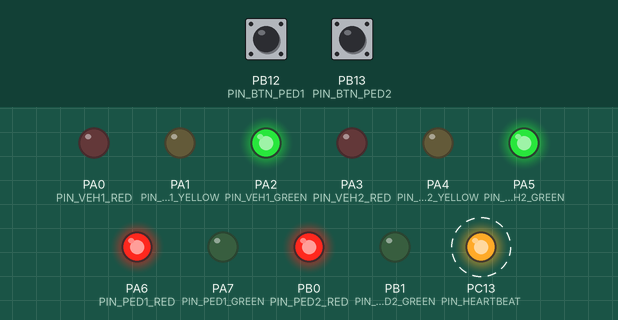
A sketch run on a simulated STM32 Blue Pill. On the bench: output pins drawn as LEDs (lit = HIGH). Dashed ring = blinking. The test bench sets the inputs (shaded band); at power-on: PB12 (PIN_BTN_PED1) LOW, PB13 (PIN_BTN_PED2) LOW.

Above: at 1.2 s.
1.3 s: PB12 (PIN_BTN_PED1) pulled HIGH for 0.15 s
At 7.4 s:
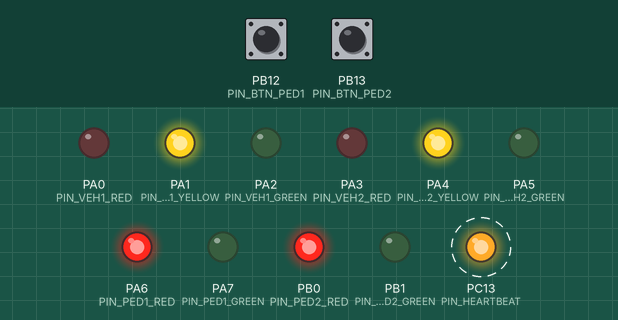
At 10.3 s:
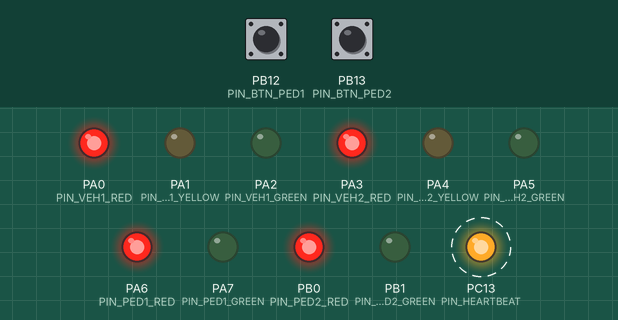
Timing chart, 0 to 19.4 s (numbered marks = the images above; inputs shaded):
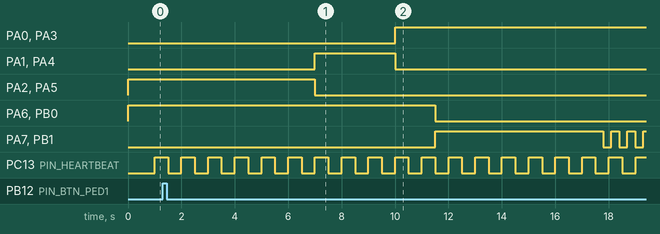

The sketch:

3ledway.ino
```cpp
//add#include <Arduino.h>

// ==========================================
// PIN DEFINITIONS
// ==========================================

// Vehicle 1 Traffic Light (North/South)
const int PIN_VEH1_RED    = PA0;
const int PIN_VEH1_YELLOW = PA1;
const int PIN_VEH1_GREEN  = PA2;

// Vehicle 2 Traffic Light (East/West)
const int PIN_VEH2_RED    = PA3;
const int PIN_VEH2_YELLOW = PA4;
const int PIN_VEH2_GREEN  = PA5;

// Pedestrian Crosswalk Signals
const int PIN_PED1_RED    = PA6;
const int PIN_PED1_GREEN  = PA7;
const int PIN_PED2_RED    = PB0;
const int PIN_PED2_GREEN  = PB1;

// Pedestrian Pushbuttons (Active HIGH with external 10k pull-downs)
const int PIN_BTN_PED1    = PB12;
const int PIN_BTN_PED2    = PB13;

// Onboard Heartbeat LED (Active LOW on STM32 Blue Pill)
const int PIN_HEARTBEAT   = PC13;

// ==========================================
// TIMING CONSTANTS (Milliseconds)
// ==========================================
const unsigned long BUTTON_WINDOW_TIME     = 30000; // 30-second window
const unsigned long MIN_VEHICLE_GREEN_TIME = 7000;  // Minimum green before allowing change
const unsigned long VEHICLE_YELLOW_TIME    = 3000;  // Yellow stopping duration
const unsigned long ALL_RED_CLEARANCE_TIME = 1500;  // All-red safety buffer
const unsigned long PEDESTRIAN_WALK_TIME   = 6000;  // Pedestrian walk green duration
const unsigned long PED_FLASH_DURATION     = 3000;  // Warning flash before walk ends
const unsigned long FLASH_INTERVAL         = 300;   // Green flash toggle interval
const unsigned long VEH_RELEASE_YELLOW     = 2000;  // Standalone Yellow duration before Green

// ==========================================
// FINITE STATE MACHINE (FSM) STATES
// ==========================================
enum TrafficState {
  STATE_VEHICLE_GREEN,    // Vehicles: GREEN | Pedestrians: RED
  STATE_VEHICLE_YELLOW,   // Vehicles: YELLOW only | Pedestrians: RED
  STATE_ALL_RED_PRE_PED,  // Vehicles: RED only | Pedestrians: RED (Safety gap)
  STATE_PEDESTRIAN_WALK,  // Vehicles: RED only | Pedestrians: GREEN
  STATE_PEDESTRIAN_FLASH, // Vehicles: RED only | Pedestrians: GREEN FLASHING
  STATE_ALL_RED_POST_PED, // Step 1 Release: RED only | Pedestrians: RED
  STATE_VEHICLE_RELEASE_Y // Step 2 Release: YELLOW only (Red turned OFF) | Pedestrians: RED
                          // Step 3 Release: Transitions to STATE_VEHICLE_GREEN
};

TrafficState currentState = STATE_VEHICLE_GREEN;

// ==========================================
// TRACKING VARIABLES
// ==========================================
unsigned long stateStartTime       = 0;
unsigned long windowStartTime      = 0;
unsigned long lastFlashToggle      = 0;
unsigned long lastHeartbeat        = 0;

int  pressCountInWindow            = 0;
bool pedestrianCallPending         = false;
bool lastBtn1Reading               = LOW;
bool lastBtn2Reading               = LOW;
bool flashState                    = false;
bool heartbeatState                = false;

// ==========================================
// OUTPUT HELPER
// ==========================================
void setOutputs(bool v1R, bool v1Y, bool v1G,
                bool v2R, bool v2Y, bool v2G,
                bool p1R, bool p1G,
                bool p2R, bool p2G) {
  digitalWrite(PIN_VEH1_RED,    v1R ? HIGH : LOW);
  digitalWrite(PIN_VEH1_YELLOW, v1Y ? HIGH : LOW);
  digitalWrite(PIN_VEH1_GREEN,  v1G ? HIGH : LOW);

  digitalWrite(PIN_VEH2_RED,    v2R ? HIGH : LOW);
  digitalWrite(PIN_VEH2_YELLOW, v2Y ? HIGH : LOW);
  digitalWrite(PIN_VEH2_GREEN,  v2G ? HIGH : LOW);

  digitalWrite(PIN_PED1_RED,    p1R ? HIGH : LOW);
  digitalWrite(PIN_PED1_GREEN,  p1G ? HIGH : LOW);
  digitalWrite(PIN_PED2_RED,    p2R ? HIGH : LOW);
  digitalWrite(PIN_PED2_GREEN,  p2G ? HIGH : LOW);
}

void transitionTo(TrafficState newState) {
  currentState = newState;
  stateStartTime = millis();
}

// ==========================================
// SETUP
// ==========================================
void setup() {
  // Vehicle 1 Pins
  pinMode(PIN_VEH1_RED,    OUTPUT);
  pinMode(PIN_VEH1_YELLOW, OUTPUT);
  pinMode(PIN_VEH1_GREEN,  OUTPUT);

  // Vehicle 2 Pins
  pinMode(PIN_VEH2_RED,    OUTPUT);
  pinMode(PIN_VEH2_YELLOW, OUTPUT);
  pinMode(PIN_VEH2_GREEN,  OUTPUT);

  // Pedestrian Pins
  pinMode(PIN_PED1_RED,    OUTPUT);
  pinMode(PIN_PED1_GREEN,  OUTPUT);
  pinMode(PIN_PED2_RED,    OUTPUT);
  pinMode(PIN_PED2_GREEN,  OUTPUT);

  // Heartbeat Indicator
  pinMode(PIN_HEARTBEAT,   OUTPUT);

  // Button Inputs (Active HIGH)
  pinMode(PIN_BTN_PED1,    INPUT);
  pinMode(PIN_BTN_PED2,    INPUT);

  // Initial State: Vehicles GREEN, Pedestrians RED
  windowStartTime = millis();
  transitionTo(STATE_VEHICLE_GREEN);
  setOutputs(false, false, true,   // Veh 1: Green
             false, false, true,   // Veh 2: Green
             true,  false,         // Ped 1: Red
             true,  false);        // Ped 2: Red
}

// ==========================================
// MAIN LOOP
// ==========================================
void loop() {
  unsigned long now = millis();

  // 1. Heartbeat LED monitor (500ms toggle)
  if (now - lastHeartbeat >= 500) {
    lastHeartbeat = now;
    heartbeatState = !heartbeatState;
    digitalWrite(PIN_HEARTBEAT, heartbeatState ? LOW : HIGH); // Active LOW on PC13
  }

  // 2. 30-Second Rolling Window (Max 2 button presses allowed)
  if (now - windowStartTime >= BUTTON_WINDOW_TIME) {
    windowStartTime = now;
    pressCountInWindow = 0;
  }

  // 3. Debounced Button Polling
  bool curBtn1 = digitalRead(PIN_BTN_PED1);
  bool curBtn2 = digitalRead(PIN_BTN_PED2);

  if ((curBtn1 == HIGH && lastBtn1Reading == LOW) ||
      (curBtn2 == HIGH && lastBtn2Reading == LOW)) {
    if (pressCountInWindow < 2) {
      pressCountInWindow++;
      pedestrianCallPending = true;
    }
    delay(50); // Contact debounce
  }
  lastBtn1Reading = curBtn1;
  lastBtn2Reading = curBtn2;

  // 4. Finite State Machine Transitions
  switch (currentState) {

    // VEHICLES: GREEN | PEDESTRIANS: RED
    case STATE_VEHICLE_GREEN:
      setOutputs(false, false, true,
                 false, false, true,
                 true,  false,
                 true,  false);

      if (pedestrianCallPending && (now - stateStartTime >= MIN_VEHICLE_GREEN_TIME)) {
        pedestrianCallPending = false;
        transitionTo(STATE_VEHICLE_YELLOW);
      }
      break;

    // VEHICLES: YELLOW ONLY | PEDESTRIANS: RED
    case STATE_VEHICLE_YELLOW:
      setOutputs(false, true,  false,
                 false, true,  false,
                 true,  false,
                 true,  false);

      if (now - stateStartTime >= VEHICLE_YELLOW_TIME) {
        transitionTo(STATE_ALL_RED_PRE_PED);
      }
      break;

    // ALL SIGNALS: RED
    case STATE_ALL_RED_PRE_PED:
      setOutputs(true, false, false,
                 true, false, false,
                 true, false,
                 true, false);

      if (now - stateStartTime >= ALL_RED_CLEARANCE_TIME) {
        transitionTo(STATE_PEDESTRIAN_WALK);
      }
      break;

    // VEHICLES: RED ONLY | PEDESTRIANS: WALK (GREEN)
    case STATE_PEDESTRIAN_WALK:
      setOutputs(true, false, false,
                 true, false, false,
                 false, true,
                 false, true);

      if (now - stateStartTime >= PEDESTRIAN_WALK_TIME) {
        lastFlashToggle = now;
        flashState = true;
        transitionTo(STATE_PEDESTRIAN_FLASH);
      }
      break;

    // VEHICLES: RED ONLY | PEDESTRIANS: GREEN FLASHING
    case STATE_PEDESTRIAN_FLASH:
      if (now - lastFlashToggle >= FLASH_INTERVAL) {
        lastFlashToggle = now;
        flashState = !flashState;
      }

      setOutputs(true, false, false,
                 true, false, false,
                 false, flashState,
                 false, flashState);

      if (now - stateStartTime >= PED_FLASH_DURATION) {
        transitionTo(STATE_ALL_RED_POST_PED);
      }
      break;

    // RELEASE STEP 1: VEHICLES HELD AT RED ONLY (Pedestrians return to RED)
    case STATE_ALL_RED_POST_PED:
      setOutputs(true, false, false,   // Veh 1: Red ONLY
                 true, false, false,   // Veh 2: Red ONLY
                 true, false,          // Ped 1: Red
                 true, false);         // Ped 2: Red

      if (now - stateStartTime >= ALL_RED_CLEARANCE_TIME) {
        transitionTo(STATE_VEHICLE_RELEASE_Y);
      }
      break;

    // RELEASE STEP 2: VEHICLES SWITCH TO YELLOW ONLY (Red turns OFF)
    case STATE_VEHICLE_RELEASE_Y:
      setOutputs(false, true, false,   // Veh 1: Yellow ONLY
                 false, true, false,   // Veh 2: Yellow ONLY
                 true,  false,         // Ped 1: Red
                 true,  false);        // Ped 2: Red

      if (now - stateStartTime >= VEH_RELEASE_YELLOW) {
        // RELEASE STEP 3: TRANSITION DIRECTLY TO GREEN
        transitionTo(STATE_VEHICLE_GREEN);
      }
      break;
  }
}
```

Measured:
- after the input at 1.3 s, PA0 (PIN_VEH1_RED): LOW → HIGH after 8.7 s; PA1 (PIN_VEH1_YELLOW): LOW → HIGH after 5.7 s, → LOW 3.0 s later
- by itself, PC13 (PIN_HEARTBEAT): alternates HIGH for 0.50 s and LOW for 0.50 s
